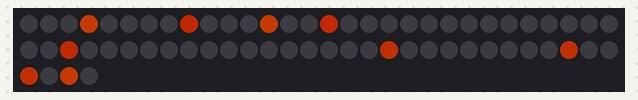
The program below on a simulated Raspberry Pi Pico running CircuitPython. Shown: 64 RGB LEDs in strip order, left to right, continuing on the next row. Dim RGB values are drawn brighter than linear; random numbers come from a fixed seed.

Above: at 0.49 s.
At 2.89 s:
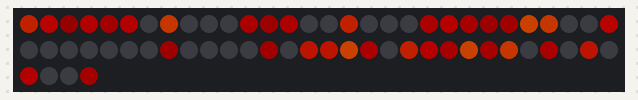
At 5.61 s:
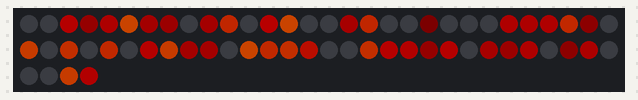
At 11.03 s:
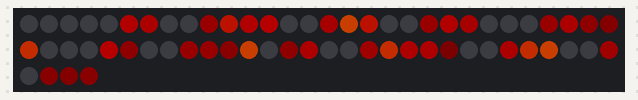
At 16.15 s:
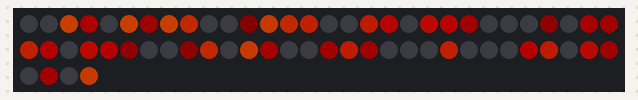
At 21.57 s:
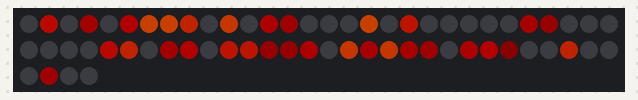

The program:

code.py
```python
# code.py for fire1 -- demonstrate using the "fire_leds" library
# 10 Oct 2022 - @todbot / Tod Kurt
# Drop this code.py and fire_leds.py into your CIRCUITPY drive
# part of https://github.com/todbot/circuitpython_led_effects

import time, board, neopixel, rainbowio

import fire_leds

fire_color = 0xff5500
fire_fade = (-2,-2,-2)  # how much to fade R,G,B each udpate

num_leds = 64 * 1
led_pin = board.GP28

leds = neopixel.NeoPixel(led_pin, num_leds, brightness=0.4, auto_write=False)

# make up our fire
#fire_leds = fire_leds.FireLEDs(leds, fade_by=fire_fade, fire_rate=0.1 )
fire_leds = fire_leds.FireLEDs(leds, fade_by=fire_fade)

while True:
    #fire_leds.update( rainbowio.colorwheel(time.monotonic()*40), 3 )  # rainbow fire
    fire_leds.update( fire_color, 3 )  # standard fire effect
    fire_leds.show()
```

fire_leds.py
```python
# fire_leds.py -- simple LED fire simulation for CircuitPython
# 10 Oct 2022 - @todbot / Tod Kurt
# part of https://github.com/todbot/circuitpython_led_effects
#
# Note: requires boards with ulab (Numpy for CircuitPython) support

import time, random
from ulab import numpy as np

# a little class to help us do a fire simulation
class FireLEDs:
    def __init__(self,leds, fade_by, update_rate=0.01, fire_rate=0.1):
        self.leds = leds
        self.n = len(leds)
        self.leds_np = np.array( leds, dtype=np.int16)  # gets length from 'leds'
        self.fade_by = np.array( fade_by, dtype=np.int16 )
        self.last_time = time.monotonic()
        self.update_rate = update_rate
        self.last_fire_time = self.last_time
        self.fire_rate = fire_rate

    # call "update()" as fast as you want
    def update(self, new_color, update_num=3):
        now = time.monotonic()
        if now - self.last_time < self.update_rate:
            return
        self.last_time = now
        # using numpy, this global fade takes 4 msec for 256 LEDs on RP2040, otherwise takes 40 msec
        self.leds_np += self.fade_by  # fade down the working numpy array
        self.leds_np = np.clip(self.leds_np, 0,255)  # constrain all elements to 0-255
        if now - self.last_fire_time > self.fire_rate:
            self.last_fire_time = now + random.uniform(-self.fire_rate, self.fire_rate)
            c = (new_color>>16 & 0xff, new_color>>8 & 0xff, new_color & 0xff)  # turn color into list
            for i in range(update_num):
                self.leds_np[ random.randint(0,self.n-1) ] = c  # update random LEDs with new color
        self.leds[:] = self.leds_np.tolist()  # copy working numpy array to leds

    # call 'show()' whenever you want to update the actual LEDs
    def show(self):
        self.leds.show()
```
